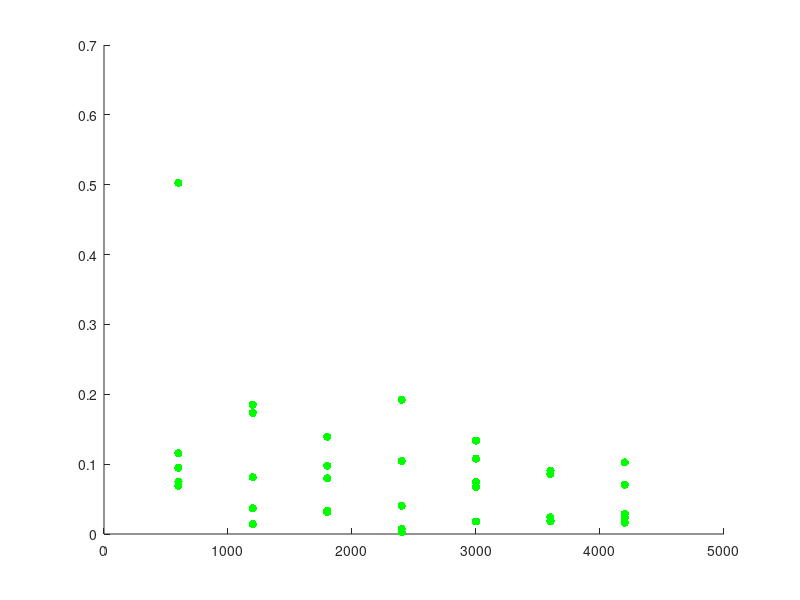

Write the MATLAB code that produced this figure. (Note: this script raises an error after producing the figure.)
hold on

xMin = 0;
xMax = 4500;
yMin = 0;
yMax = 0.08;
trueAns =  0.050517739675965403825070045072481;

OneLvlISX = [600,600,600,600,600,...
    1200,1200,1200,1200,1200,...
    1800,1800,1800,1800,1800,...
    2400,2400,2400,2400,2400,...
    3000,3000,3000,3000,3000,...
    3600,3600,3600,3600,3600,...
    4200,4200,4200,4200,4200
             ];
        
OneLvlISY = abs( trueAns - [0.025125596493889110205621761906514, 0.055310302231341756939997367226169, 0.05430223014681323512320432200795, 0.047026425309647394701340061828887, 0.044673567023197482961371918008808,...
    0.046408014996657608042252007862771, 0.041162294244226654837959245014645, 0.049800264574116535898351543210083, 0.041761769458922973208281348433957, 0.048665472179956550946577920058189,...
    0.045585847807942204978903788514799, 0.054540243649843979378832869997495, 0.05220193946086606334722191036235, 0.043485651775456830858690437935365, 0.048936011131973745913459339362817,...
    0.050653772490942369777222609172895, 0.060219725816349184421838458547427, 0.055797268152601942059476414215169, 0.05088053753206702584099829778097, 0.052559744424696352993464643077459,...
    0.054284501478256870499183861511483, 0.057276473862612621579248894931879, 0.051420699129621175171855895769113, 0.053907644184101516371399043237034, 0.055973682227018227430814789613578,...
    0.049300425616309824505822945184264, 0.054850768782369184461966682420098, 0.045923257383184569457856838425869, 0.051432298650929658689889834022324, 0.051497159577284637443916892607376,...
    0.049060876674027920074649955495261, 0.051706931670051289873235589311662, 0.046952007894481506689032812573714, 0.055691209665576835163847135845572, 0.0513261674243062557265737666512,...
    ]) ./ trueAns;
   
OneLvlISYMean = arrayfun(@(i) mean(OneLvlISY((5*i-4):(5*i))), 1:(length(OneLvlISY)/5));

s1 = scatter(OneLvlISX,OneLvlISY,'g', 'filled');

r1 = refline(0,trueAns);
r1.Color = 'r';
r1.LineStyle = '--';

legend('1LvlIS','True Ans');
xlabel('Number of samples used to train pi*');
ylabel('P(L > l)');
axis([xMin,xMax,yMin,yMax]);

hold off
